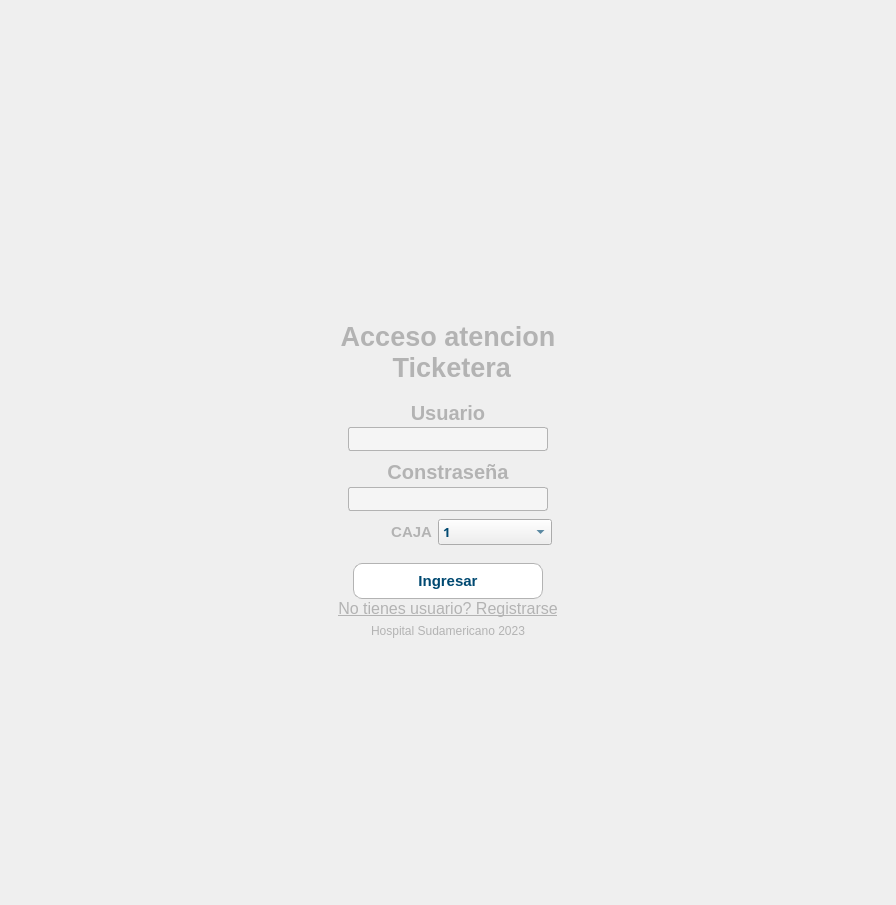
<?xml version="1.0" encoding="UTF-8"?>
<ui version="4.0">
 <class>MainWindow</class>
 <widget class="QMainWindow" name="MainWindow">
  <property name="geometry">
   <rect>
    <x>0</x>
    <y>0</y>
    <width>896</width>
    <height>905</height>
   </rect>
  </property>
  <property name="font">
   <font>
    <pointsize>12</pointsize>
   </font>
  </property>
  <property name="windowTitle">
   <string>MainWindow</string>
  </property>
  <property name="styleSheet">
   <string notr="true">#base{
	background-image: url(:/fondos/img/fondos/fondo.jpg);
}
#widget{
	border-radius:9px;
}
#container{
	border-radius:9px;
}
#access_btn{
	color: rgba(0, 73, 113,255);
	border: 1px solid rgb(179, 179, 179);
	border-radius:9px;
	background-color: rgb(255, 255, 255);
}
#access_btn:pressed{
	color: rgba(0, 73, 113,225);
	background-color: rgb(223, 223, 223);
	border: 1px solid rgba(179, 179, 179,100);
}
#register_btn{
	color: rgba(0, 73, 113,255);
	border: 1px solid rgb(179, 179, 179);
	border-radius:9px;
	background-color: rgb(255, 255, 255);
}
#register_btn:pressed{
	color: rgba(0, 73, 113,225);
	background-color: rgb(223, 223, 223);
	border: 1px solid rgba(179, 179, 179,100);
}
QLabel{
	color: rgb(179, 179, 179);
}

QLineEdit{
	color: rgb(179, 179, 179);
	border: 1px solid rgb(179, 179, 179);
	background-color: rgba(255, 255, 255, 100);
	border-radius: 3px;
}

QComboBox{
	color: rgba(0, 73, 113,255);
}
QComboBox:hover{
	
	color: rgb(0, 0, 0);
}

#pag_login{
	border-image: url(:/fondos/img/fondos/fondo_sin.jpg);
border-radius:30px;
}

#pag_registro{

	border-image: url(:/fondos/img/fondos/fondo_sin.jpg);
border-radius:30px;
}

#logToReg{
	border: none;
	color: rgb(179, 179, 179);
}

#regToLogin{
	border: none;
	color: rgb(179, 179, 179);
}
#selector{
	
	color: rgb(255, 255, 255);
	border: 1px solid rgb(179, 179, 179);
	background-color: rgba(255, 255, 255, 100);
	border-radius: 3px;
}</string>
  </property>
  <widget class="QWidget" name="base">
   <layout class="QVBoxLayout" name="verticalLayout">
    <property name="spacing">
     <number>0</number>
    </property>
    <property name="leftMargin">
     <number>0</number>
    </property>
    <property name="topMargin">
     <number>0</number>
    </property>
    <property name="rightMargin">
     <number>0</number>
    </property>
    <property name="bottomMargin">
     <number>0</number>
    </property>
    <item alignment="Qt::AlignHCenter|Qt::AlignVCenter">
     <widget class="QWidget" name="widget" native="true">
      <layout class="QHBoxLayout" name="horizontalLayout">
       <property name="spacing">
        <number>0</number>
       </property>
       <property name="leftMargin">
        <number>0</number>
       </property>
       <property name="topMargin">
        <number>0</number>
       </property>
       <property name="rightMargin">
        <number>0</number>
       </property>
       <property name="bottomMargin">
        <number>0</number>
       </property>
       <item>
        <widget class="QWidget" name="container" native="true">
         <property name="minimumSize">
          <size>
           <width>250</width>
           <height>400</height>
          </size>
         </property>
         <property name="styleSheet">
          <string notr="true"/>
         </property>
         <layout class="QHBoxLayout" name="horizontalLayout_3">
          <property name="spacing">
           <number>0</number>
          </property>
          <property name="leftMargin">
           <number>0</number>
          </property>
          <property name="topMargin">
           <number>0</number>
          </property>
          <property name="rightMargin">
           <number>0</number>
          </property>
          <property name="bottomMargin">
           <number>0</number>
          </property>
          <item>
           <widget class="QStackedWidget" name="stack">
            <property name="currentIndex">
             <number>0</number>
            </property>
            <widget class="QWidget" name="pag_login">
             <layout class="QVBoxLayout" name="verticalLayout_2">
              <item>
               <widget class="QWidget" name="widget_15" native="true">
                <layout class="QHBoxLayout" name="horizontalLayout_6">
                 <item>
                  <widget class="QLabel" name="label_16">
                   <property name="text">
                    <string/>
                   </property>
                   <property name="pixmap">
                    <pixmap resource="../src/fondos.qrc">:/iconosWhite/img/iconsAtencion/key-3-64.ico</pixmap>
                   </property>
                   <property name="alignment">
                    <set>Qt::AlignCenter</set>
                   </property>
                  </widget>
                 </item>
                </layout>
               </widget>
              </item>
              <item>
               <widget class="QWidget" name="widget_14" native="true">
                <layout class="QVBoxLayout" name="verticalLayout_13">
                 <property name="topMargin">
                  <number>0</number>
                 </property>
                 <item>
                  <widget class="QLabel" name="label_15">
                   <property name="font">
                    <font>
                     <pointsize>20</pointsize>
                     <bold>true</bold>
                    </font>
                   </property>
                   <property name="text">
                    <string>Acceso atencion 
 Ticketera</string>
                   </property>
                   <property name="alignment">
                    <set>Qt::AlignHCenter|Qt::AlignTop</set>
                   </property>
                  </widget>
                 </item>
                </layout>
               </widget>
              </item>
              <item>
               <widget class="QWidget" name="widget_16" native="true">
                <layout class="QVBoxLayout" name="verticalLayout_14">
                 <property name="spacing">
                  <number>0</number>
                 </property>
                 <property name="leftMargin">
                  <number>10</number>
                 </property>
                 <property name="topMargin">
                  <number>0</number>
                 </property>
                 <property name="rightMargin">
                  <number>10</number>
                 </property>
                 <property name="bottomMargin">
                  <number>0</number>
                 </property>
                 <item>
                  <widget class="QLabel" name="label_17">
                   <property name="font">
                    <font>
                     <pointsize>15</pointsize>
                     <bold>true</bold>
                    </font>
                   </property>
                   <property name="text">
                    <string>Usuario</string>
                   </property>
                   <property name="alignment">
                    <set>Qt::AlignCenter</set>
                   </property>
                  </widget>
                 </item>
                 <item alignment="Qt::AlignHCenter">
                  <widget class="QLineEdit" name="userLogin">
                   <property name="sizePolicy">
                    <sizepolicy hsizetype="Fixed" vsizetype="Fixed">
                     <horstretch>0</horstretch>
                     <verstretch>0</verstretch>
                    </sizepolicy>
                   </property>
                   <property name="minimumSize">
                    <size>
                     <width>200</width>
                     <height>24</height>
                    </size>
                   </property>
                   <property name="font">
                    <font>
                     <pointsize>12</pointsize>
                     <bold>false</bold>
                    </font>
                   </property>
                   <property name="alignment">
                    <set>Qt::AlignCenter</set>
                   </property>
                  </widget>
                 </item>
                </layout>
               </widget>
              </item>
              <item>
               <widget class="QWidget" name="widget_17" native="true">
                <layout class="QVBoxLayout" name="verticalLayout_15">
                 <property name="spacing">
                  <number>0</number>
                 </property>
                 <property name="leftMargin">
                  <number>10</number>
                 </property>
                 <property name="topMargin">
                  <number>0</number>
                 </property>
                 <property name="rightMargin">
                  <number>10</number>
                 </property>
                 <property name="bottomMargin">
                  <number>0</number>
                 </property>
                 <item>
                  <widget class="QLabel" name="label_18">
                   <property name="font">
                    <font>
                     <pointsize>15</pointsize>
                     <bold>true</bold>
                    </font>
                   </property>
                   <property name="text">
                    <string>Constraseña</string>
                   </property>
                   <property name="alignment">
                    <set>Qt::AlignCenter</set>
                   </property>
                  </widget>
                 </item>
                 <item alignment="Qt::AlignHCenter">
                  <widget class="QLineEdit" name="passLogin">
                   <property name="sizePolicy">
                    <sizepolicy hsizetype="Fixed" vsizetype="Fixed">
                     <horstretch>1</horstretch>
                     <verstretch>0</verstretch>
                    </sizepolicy>
                   </property>
                   <property name="minimumSize">
                    <size>
                     <width>200</width>
                     <height>24</height>
                    </size>
                   </property>
                   <property name="font">
                    <font>
                     <pointsize>12</pointsize>
                    </font>
                   </property>
                   <property name="echoMode">
                    <enum>QLineEdit::Password</enum>
                   </property>
                   <property name="alignment">
                    <set>Qt::AlignCenter</set>
                   </property>
                  </widget>
                 </item>
                </layout>
               </widget>
              </item>
              <item>
               <widget class="QWidget" name="w_selector" native="true">
                <property name="sizePolicy">
                 <sizepolicy hsizetype="Preferred" vsizetype="Fixed">
                  <horstretch>0</horstretch>
                  <verstretch>0</verstretch>
                 </sizepolicy>
                </property>
                <property name="minimumSize">
                 <size>
                  <width>0</width>
                  <height>30</height>
                 </size>
                </property>
                <layout class="QHBoxLayout" name="horizontalLayout_2">
                 <property name="spacing">
                  <number>6</number>
                 </property>
                 <property name="leftMargin">
                  <number>0</number>
                 </property>
                 <property name="topMargin">
                  <number>0</number>
                 </property>
                 <property name="rightMargin">
                  <number>26</number>
                 </property>
                 <property name="bottomMargin">
                  <number>0</number>
                 </property>
                 <item>
                  <widget class="QLabel" name="label_2">
                   <property name="font">
                    <font>
                     <pointsize>11</pointsize>
                     <bold>true</bold>
                    </font>
                   </property>
                   <property name="text">
                    <string>CAJA</string>
                   </property>
                   <property name="alignment">
                    <set>Qt::AlignRight|Qt::AlignTrailing|Qt::AlignVCenter</set>
                   </property>
                  </widget>
                 </item>
                 <item>
                  <widget class="QComboBox" name="selectorCaja">
                   <property name="font">
                    <font>
                     <family>Arial Black</family>
                     <pointsize>10</pointsize>
                     <bold>true</bold>
                    </font>
                   </property>
                   <property name="sizeAdjustPolicy">
                    <enum>QComboBox::AdjustToContents</enum>
                   </property>
                   <item>
                    <property name="text">
                     <string>1</string>
                    </property>
                   </item>
                   <item>
                    <property name="text">
                     <string>2</string>
                    </property>
                   </item>
                   <item>
                    <property name="text">
                     <string>3</string>
                    </property>
                   </item>
                   <item>
                    <property name="text">
                     <string>4</string>
                    </property>
                   </item>
                  </widget>
                 </item>
                </layout>
               </widget>
              </item>
              <item>
               <widget class="QWidget" name="widget_13" native="true">
                <property name="minimumSize">
                 <size>
                  <width>0</width>
                  <height>90</height>
                 </size>
                </property>
                <layout class="QVBoxLayout" name="verticalLayout_12">
                 <property name="spacing">
                  <number>0</number>
                 </property>
                 <property name="leftMargin">
                  <number>20</number>
                 </property>
                 <property name="topMargin">
                  <number>10</number>
                 </property>
                 <property name="rightMargin">
                  <number>20</number>
                 </property>
                 <property name="bottomMargin">
                  <number>0</number>
                 </property>
                 <item alignment="Qt::AlignHCenter">
                  <widget class="QPushButton" name="access_btn">
                   <property name="sizePolicy">
                    <sizepolicy hsizetype="Fixed" vsizetype="Fixed">
                     <horstretch>0</horstretch>
                     <verstretch>0</verstretch>
                    </sizepolicy>
                   </property>
                   <property name="minimumSize">
                    <size>
                     <width>190</width>
                     <height>36</height>
                    </size>
                   </property>
                   <property name="font">
                    <font>
                     <pointsize>11</pointsize>
                     <bold>true</bold>
                    </font>
                   </property>
                   <property name="text">
                    <string>Ingresar</string>
                   </property>
                  </widget>
                 </item>
                 <item>
                  <widget class="QPushButton" name="logToReg">
                   <property name="font">
                    <font>
                     <pointsize>12</pointsize>
                     <underline>true</underline>
                    </font>
                   </property>
                   <property name="text">
                    <string>No tienes usuario? Registrarse</string>
                   </property>
                  </widget>
                 </item>
                 <item>
                  <widget class="QLabel" name="label_14">
                   <property name="text">
                    <string>Hospital Sudamericano 2023</string>
                   </property>
                   <property name="alignment">
                    <set>Qt::AlignCenter</set>
                   </property>
                  </widget>
                 </item>
                </layout>
               </widget>
              </item>
             </layout>
            </widget>
            <widget class="QWidget" name="pag_registro">
             <layout class="QVBoxLayout" name="verticalLayout_11">
              <property name="spacing">
               <number>0</number>
              </property>
              <item>
               <widget class="QWidget" name="widget_9" native="true">
                <layout class="QHBoxLayout" name="horizontalLayout_5">
                 <property name="leftMargin">
                  <number>22</number>
                 </property>
                 <item>
                  <widget class="QLabel" name="label_10">
                   <property name="text">
                    <string/>
                   </property>
                   <property name="pixmap">
                    <pixmap resource="../src/fondos.qrc">:/iconosWhite/img/iconsAtencion/checked-user-64.ico</pixmap>
                   </property>
                   <property name="alignment">
                    <set>Qt::AlignCenter</set>
                   </property>
                  </widget>
                 </item>
                </layout>
               </widget>
              </item>
              <item>
               <widget class="QWidget" name="widget_10" native="true">
                <layout class="QVBoxLayout" name="verticalLayout_9">
                 <property name="topMargin">
                  <number>0</number>
                 </property>
                 <property name="bottomMargin">
                  <number>0</number>
                 </property>
                 <item>
                  <widget class="QLabel" name="label_11">
                   <property name="font">
                    <font>
                     <pointsize>16</pointsize>
                     <bold>true</bold>
                    </font>
                   </property>
                   <property name="text">
                    <string>Registro nuevo usuario</string>
                   </property>
                   <property name="alignment">
                    <set>Qt::AlignHCenter|Qt::AlignTop</set>
                   </property>
                  </widget>
                 </item>
                 <item>
                  <widget class="QLabel" name="label">
                   <property name="font">
                    <font>
                     <pointsize>12</pointsize>
                     <bold>true</bold>
                    </font>
                   </property>
                   <property name="text">
                    <string>Nombre Completo</string>
                   </property>
                   <property name="alignment">
                    <set>Qt::AlignCenter</set>
                   </property>
                  </widget>
                 </item>
                </layout>
               </widget>
              </item>
              <item>
               <widget class="QWidget" name="widget_11" native="true">
                <layout class="QVBoxLayout" name="verticalLayout_10">
                 <property name="spacing">
                  <number>0</number>
                 </property>
                 <property name="leftMargin">
                  <number>10</number>
                 </property>
                 <property name="topMargin">
                  <number>0</number>
                 </property>
                 <property name="rightMargin">
                  <number>10</number>
                 </property>
                 <property name="bottomMargin">
                  <number>0</number>
                 </property>
                 <item alignment="Qt::AlignHCenter">
                  <widget class="QLineEdit" name="fullName">
                   <property name="sizePolicy">
                    <sizepolicy hsizetype="Fixed" vsizetype="Fixed">
                     <horstretch>0</horstretch>
                     <verstretch>0</verstretch>
                    </sizepolicy>
                   </property>
                   <property name="minimumSize">
                    <size>
                     <width>200</width>
                     <height>22</height>
                    </size>
                   </property>
                   <property name="font">
                    <font>
                     <pointsize>12</pointsize>
                    </font>
                   </property>
                   <property name="alignment">
                    <set>Qt::AlignCenter</set>
                   </property>
                  </widget>
                 </item>
                 <item>
                  <widget class="QLabel" name="label_12">
                   <property name="font">
                    <font>
                     <pointsize>12</pointsize>
                     <bold>true</bold>
                    </font>
                   </property>
                   <property name="text">
                    <string>Usuario</string>
                   </property>
                   <property name="alignment">
                    <set>Qt::AlignCenter</set>
                   </property>
                  </widget>
                 </item>
                 <item alignment="Qt::AlignHCenter">
                  <widget class="QLineEdit" name="userRegister">
                   <property name="sizePolicy">
                    <sizepolicy hsizetype="Fixed" vsizetype="Fixed">
                     <horstretch>0</horstretch>
                     <verstretch>0</verstretch>
                    </sizepolicy>
                   </property>
                   <property name="minimumSize">
                    <size>
                     <width>200</width>
                     <height>22</height>
                    </size>
                   </property>
                   <property name="font">
                    <font>
                     <pointsize>12</pointsize>
                    </font>
                   </property>
                   <property name="alignment">
                    <set>Qt::AlignCenter</set>
                   </property>
                  </widget>
                 </item>
                </layout>
               </widget>
              </item>
              <item>
               <widget class="QWidget" name="widget_8" native="true">
                <layout class="QVBoxLayout" name="verticalLayout_8">
                 <property name="spacing">
                  <number>0</number>
                 </property>
                 <property name="leftMargin">
                  <number>10</number>
                 </property>
                 <property name="topMargin">
                  <number>0</number>
                 </property>
                 <property name="rightMargin">
                  <number>10</number>
                 </property>
                 <property name="bottomMargin">
                  <number>14</number>
                 </property>
                 <item>
                  <widget class="QLabel" name="label_9">
                   <property name="font">
                    <font>
                     <pointsize>12</pointsize>
                     <bold>true</bold>
                    </font>
                   </property>
                   <property name="text">
                    <string>Constraseña</string>
                   </property>
                   <property name="alignment">
                    <set>Qt::AlignCenter</set>
                   </property>
                  </widget>
                 </item>
                 <item alignment="Qt::AlignHCenter">
                  <widget class="QLineEdit" name="passRegister">
                   <property name="sizePolicy">
                    <sizepolicy hsizetype="Fixed" vsizetype="Fixed">
                     <horstretch>1</horstretch>
                     <verstretch>0</verstretch>
                    </sizepolicy>
                   </property>
                   <property name="minimumSize">
                    <size>
                     <width>200</width>
                     <height>22</height>
                    </size>
                   </property>
                   <property name="font">
                    <font>
                     <pointsize>12</pointsize>
                    </font>
                   </property>
                   <property name="inputMethodHints">
                    <set>Qt::ImhHiddenText|Qt::ImhNoAutoUppercase|Qt::ImhNoPredictiveText|Qt::ImhSensitiveData</set>
                   </property>
                   <property name="echoMode">
                    <enum>QLineEdit::Password</enum>
                   </property>
                   <property name="alignment">
                    <set>Qt::AlignCenter</set>
                   </property>
                  </widget>
                 </item>
                </layout>
               </widget>
              </item>
              <item>
               <widget class="QWidget" name="widget_12" native="true">
                <property name="minimumSize">
                 <size>
                  <width>0</width>
                  <height>90</height>
                 </size>
                </property>
                <layout class="QVBoxLayout" name="verticalLayout_7">
                 <property name="spacing">
                  <number>0</number>
                 </property>
                 <property name="leftMargin">
                  <number>20</number>
                 </property>
                 <property name="topMargin">
                  <number>10</number>
                 </property>
                 <property name="rightMargin">
                  <number>20</number>
                 </property>
                 <property name="bottomMargin">
                  <number>0</number>
                 </property>
                 <item alignment="Qt::AlignHCenter">
                  <widget class="QPushButton" name="register_btn">
                   <property name="sizePolicy">
                    <sizepolicy hsizetype="Fixed" vsizetype="Fixed">
                     <horstretch>0</horstretch>
                     <verstretch>0</verstretch>
                    </sizepolicy>
                   </property>
                   <property name="minimumSize">
                    <size>
                     <width>190</width>
                     <height>36</height>
                    </size>
                   </property>
                   <property name="font">
                    <font>
                     <pointsize>11</pointsize>
                     <bold>true</bold>
                    </font>
                   </property>
                   <property name="text">
                    <string>Registrar</string>
                   </property>
                  </widget>
                 </item>
                 <item>
                  <widget class="QPushButton" name="regToLogin">
                   <property name="font">
                    <font>
                     <pointsize>12</pointsize>
                     <underline>true</underline>
                    </font>
                   </property>
                   <property name="text">
                    <string>Ya tienes usuario? Acceder</string>
                   </property>
                  </widget>
                 </item>
                 <item>
                  <widget class="QLabel" name="label_8">
                   <property name="text">
                    <string>Hospital Sudamericano 2023</string>
                   </property>
                   <property name="alignment">
                    <set>Qt::AlignCenter</set>
                   </property>
                  </widget>
                 </item>
                </layout>
               </widget>
              </item>
             </layout>
            </widget>
           </widget>
          </item>
         </layout>
        </widget>
       </item>
      </layout>
     </widget>
    </item>
   </layout>
  </widget>
 </widget>
 <resources>
  <include location="../src/fondos.qrc"/>
 </resources>
 <connections/>
</ui>
